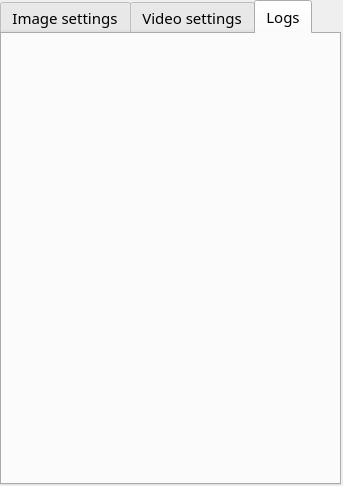
<?xml version="1.0" encoding="UTF-8"?>
<ui version="4.0">
 <class>ConfigForm</class>
 <widget class="QMainWindow" name="ConfigForm">
  <property name="geometry">
   <rect>
    <x>0</x>
    <y>0</y>
    <width>343</width>
    <height>486</height>
   </rect>
  </property>
  <property name="windowTitle">
   <string>Configure</string>
  </property>
  <widget class="QWidget" name="centralwidget">
   <widget class="QTabWidget" name="tabConfig">
    <property name="geometry">
     <rect>
      <x>0</x>
      <y>0</y>
      <width>341</width>
      <height>485</height>
     </rect>
    </property>
    <property name="font">
     <font>
      <family>Umpush</family>
      <pointsize>11</pointsize>
     </font>
    </property>
    <property name="currentIndex">
     <number>2</number>
    </property>
    <widget class="QWidget" name="imageTab">
     <property name="font">
      <font>
       <family>Umpush</family>
       <pointsize>11</pointsize>
       <italic>false</italic>
      </font>
     </property>
     <attribute name="title">
      <string>Image settings</string>
     </attribute>
     <widget class="QSlider" name="horSlider_image_staturation">
      <property name="geometry">
       <rect>
        <x>80</x>
        <y>76</y>
        <width>255</width>
        <height>13</height>
       </rect>
      </property>
      <property name="maximum">
       <number>255</number>
      </property>
      <property name="orientation">
       <enum>Qt::Horizontal</enum>
      </property>
     </widget>
     <widget class="QLabel" name="lbl_image_saturation">
      <property name="geometry">
       <rect>
        <x>5</x>
        <y>72</y>
        <width>75</width>
        <height>21</height>
       </rect>
      </property>
      <property name="font">
       <font>
        <family>Umpush</family>
        <pointsize>11</pointsize>
        <italic>false</italic>
       </font>
      </property>
      <property name="text">
       <string>Saturation</string>
      </property>
     </widget>
     <widget class="QSlider" name="horSlider_constrast">
      <property name="geometry">
       <rect>
        <x>80</x>
        <y>45</y>
        <width>255</width>
        <height>13</height>
       </rect>
      </property>
      <property name="maximum">
       <number>255</number>
      </property>
      <property name="orientation">
       <enum>Qt::Horizontal</enum>
      </property>
     </widget>
     <widget class="QLabel" name="lbl_image_contrast">
      <property name="geometry">
       <rect>
        <x>5</x>
        <y>41</y>
        <width>75</width>
        <height>21</height>
       </rect>
      </property>
      <property name="font">
       <font>
        <family>Umpush</family>
        <pointsize>11</pointsize>
        <italic>false</italic>
       </font>
      </property>
      <property name="text">
       <string>Contrast</string>
      </property>
     </widget>
     <widget class="QSlider" name="horSlider_image_birghtness">
      <property name="geometry">
       <rect>
        <x>80</x>
        <y>14</y>
        <width>255</width>
        <height>13</height>
       </rect>
      </property>
      <property name="maximum">
       <number>255</number>
      </property>
      <property name="orientation">
       <enum>Qt::Horizontal</enum>
      </property>
     </widget>
     <widget class="QDialogButtonBox" name="btn_image_iACO">
      <property name="geometry">
       <rect>
        <x>3</x>
        <y>410</y>
        <width>331</width>
        <height>28</height>
       </rect>
      </property>
      <property name="orientation">
       <enum>Qt::Horizontal</enum>
      </property>
      <property name="standardButtons">
       <set>QDialogButtonBox::Apply|QDialogButtonBox::Cancel|QDialogButtonBox::Ok</set>
      </property>
     </widget>
     <widget class="QLabel" name="lbl_image_brightness">
      <property name="geometry">
       <rect>
        <x>5</x>
        <y>10</y>
        <width>75</width>
        <height>21</height>
       </rect>
      </property>
      <property name="font">
       <font>
        <family>Umpush</family>
        <pointsize>11</pointsize>
        <weight>50</weight>
        <italic>false</italic>
        <bold>false</bold>
       </font>
      </property>
      <property name="text">
       <string>Brightness</string>
      </property>
     </widget>
     <widget class="QSlider" name="horSlider_image_exposure">
      <property name="geometry">
       <rect>
        <x>80</x>
        <y>169</y>
        <width>255</width>
        <height>13</height>
       </rect>
      </property>
      <property name="maximum">
       <number>255</number>
      </property>
      <property name="orientation">
       <enum>Qt::Horizontal</enum>
      </property>
     </widget>
     <widget class="QSlider" name="horSlide_image_gamma">
      <property name="geometry">
       <rect>
        <x>80</x>
        <y>107</y>
        <width>255</width>
        <height>13</height>
       </rect>
      </property>
      <property name="maximum">
       <number>255</number>
      </property>
      <property name="orientation">
       <enum>Qt::Horizontal</enum>
      </property>
     </widget>
     <widget class="QSlider" name="horSlider_image_hue">
      <property name="geometry">
       <rect>
        <x>80</x>
        <y>138</y>
        <width>255</width>
        <height>13</height>
       </rect>
      </property>
      <property name="maximum">
       <number>255</number>
      </property>
      <property name="orientation">
       <enum>Qt::Horizontal</enum>
      </property>
     </widget>
     <widget class="QLabel" name="lbl_image_gain">
      <property name="geometry">
       <rect>
        <x>5</x>
        <y>134</y>
        <width>75</width>
        <height>21</height>
       </rect>
      </property>
      <property name="font">
       <font>
        <family>Umpush</family>
        <pointsize>11</pointsize>
        <italic>false</italic>
       </font>
      </property>
      <property name="text">
       <string>Gain</string>
      </property>
     </widget>
     <widget class="QLabel" name="lbl_image_exposure">
      <property name="geometry">
       <rect>
        <x>5</x>
        <y>165</y>
        <width>75</width>
        <height>21</height>
       </rect>
      </property>
      <property name="font">
       <font>
        <family>Umpush</family>
        <pointsize>11</pointsize>
        <italic>false</italic>
       </font>
      </property>
      <property name="text">
       <string>Exposure</string>
      </property>
     </widget>
     <widget class="QLabel" name="lbl_image_hue">
      <property name="geometry">
       <rect>
        <x>5</x>
        <y>103</y>
        <width>75</width>
        <height>21</height>
       </rect>
      </property>
      <property name="font">
       <font>
        <family>Umpush</family>
        <pointsize>11</pointsize>
        <weight>50</weight>
        <italic>false</italic>
        <bold>false</bold>
       </font>
      </property>
      <property name="text">
       <string>Hue</string>
      </property>
     </widget>
     <widget class="QCheckBox" name="ckb_image_mirror">
      <property name="geometry">
       <rect>
        <x>80</x>
        <y>382</y>
        <width>77</width>
        <height>20</height>
       </rect>
      </property>
      <property name="font">
       <font>
        <family>Umpush</family>
        <pointsize>11</pointsize>
        <italic>false</italic>
       </font>
      </property>
      <property name="text">
       <string>Mirror</string>
      </property>
     </widget>
     <widget class="QCheckBox" name="ckb_image_rotateup">
      <property name="geometry">
       <rect>
        <x>220</x>
        <y>382</y>
        <width>113</width>
        <height>20</height>
       </rect>
      </property>
      <property name="font">
       <font>
        <family>Umpush</family>
        <pointsize>11</pointsize>
        <italic>false</italic>
       </font>
      </property>
      <property name="text">
       <string>Rotate up</string>
      </property>
     </widget>
     <widget class="QLabel" name="lbl_image_zoom">
      <property name="geometry">
       <rect>
        <x>5</x>
        <y>289</y>
        <width>75</width>
        <height>21</height>
       </rect>
      </property>
      <property name="font">
       <font>
        <family>Umpush</family>
        <pointsize>11</pointsize>
        <italic>false</italic>
       </font>
      </property>
      <property name="text">
       <string>Zoom</string>
      </property>
     </widget>
     <widget class="QSlider" name="horSlider_image_zoom">
      <property name="geometry">
       <rect>
        <x>80</x>
        <y>293</y>
        <width>255</width>
        <height>13</height>
       </rect>
      </property>
      <property name="maximum">
       <number>255</number>
      </property>
      <property name="orientation">
       <enum>Qt::Horizontal</enum>
      </property>
     </widget>
     <widget class="QLabel" name="lbl_image_tilt">
      <property name="geometry">
       <rect>
        <x>5</x>
        <y>351</y>
        <width>75</width>
        <height>21</height>
       </rect>
      </property>
      <property name="font">
       <font>
        <family>Umpush</family>
        <pointsize>11</pointsize>
        <italic>false</italic>
       </font>
      </property>
      <property name="text">
       <string>Tilt</string>
      </property>
     </widget>
     <widget class="QLabel" name="lbl_image_pan">
      <property name="geometry">
       <rect>
        <x>5</x>
        <y>320</y>
        <width>75</width>
        <height>21</height>
       </rect>
      </property>
      <property name="font">
       <font>
        <family>Umpush</family>
        <pointsize>11</pointsize>
        <italic>false</italic>
       </font>
      </property>
      <property name="text">
       <string>Pan</string>
      </property>
     </widget>
     <widget class="QSlider" name="horSlider_image_pan">
      <property name="geometry">
       <rect>
        <x>80</x>
        <y>324</y>
        <width>255</width>
        <height>13</height>
       </rect>
      </property>
      <property name="maximum">
       <number>255</number>
      </property>
      <property name="orientation">
       <enum>Qt::Horizontal</enum>
      </property>
     </widget>
     <widget class="QSlider" name="horSlider_image_tilt">
      <property name="geometry">
       <rect>
        <x>80</x>
        <y>355</y>
        <width>255</width>
        <height>13</height>
       </rect>
      </property>
      <property name="maximum">
       <number>255</number>
      </property>
      <property name="orientation">
       <enum>Qt::Horizontal</enum>
      </property>
     </widget>
     <widget class="QLabel" name="lbl_image_sharpness">
      <property name="geometry">
       <rect>
        <x>5</x>
        <y>196</y>
        <width>75</width>
        <height>21</height>
       </rect>
      </property>
      <property name="font">
       <font>
        <family>Umpush</family>
        <pointsize>11</pointsize>
        <italic>false</italic>
       </font>
      </property>
      <property name="text">
       <string>Sharpness</string>
      </property>
     </widget>
     <widget class="QLabel" name="lbl_image_gamma">
      <property name="geometry">
       <rect>
        <x>5</x>
        <y>227</y>
        <width>75</width>
        <height>21</height>
       </rect>
      </property>
      <property name="font">
       <font>
        <family>Umpush</family>
        <pointsize>11</pointsize>
        <italic>false</italic>
       </font>
      </property>
      <property name="text">
       <string>Gamma</string>
      </property>
     </widget>
     <widget class="QSlider" name="horSlider_image_sharpness">
      <property name="geometry">
       <rect>
        <x>80</x>
        <y>200</y>
        <width>255</width>
        <height>13</height>
       </rect>
      </property>
      <property name="maximum">
       <number>255</number>
      </property>
      <property name="orientation">
       <enum>Qt::Horizontal</enum>
      </property>
     </widget>
     <widget class="QSlider" name="horSlider_image_gamma">
      <property name="geometry">
       <rect>
        <x>80</x>
        <y>231</y>
        <width>255</width>
        <height>13</height>
       </rect>
      </property>
      <property name="maximum">
       <number>255</number>
      </property>
      <property name="orientation">
       <enum>Qt::Horizontal</enum>
      </property>
     </widget>
     <widget class="QLabel" name="lbl_image_temperature">
      <property name="geometry">
       <rect>
        <x>5</x>
        <y>258</y>
        <width>75</width>
        <height>21</height>
       </rect>
      </property>
      <property name="font">
       <font>
        <family>Umpush</family>
        <pointsize>11</pointsize>
        <italic>false</italic>
       </font>
      </property>
      <property name="text">
       <string>Temperature</string>
      </property>
     </widget>
     <widget class="QSlider" name="horSlider_image_temperature">
      <property name="geometry">
       <rect>
        <x>80</x>
        <y>262</y>
        <width>255</width>
        <height>13</height>
       </rect>
      </property>
      <property name="maximum">
       <number>255</number>
      </property>
      <property name="orientation">
       <enum>Qt::Horizontal</enum>
      </property>
     </widget>
    </widget>
    <widget class="QWidget" name="videoTab">
     <attribute name="title">
      <string>Video settings</string>
     </attribute>
     <widget class="QCheckBox" name="ckb_video_mirror">
      <property name="geometry">
       <rect>
        <x>5</x>
        <y>10</y>
        <width>77</width>
        <height>20</height>
       </rect>
      </property>
      <property name="font">
       <font>
        <family>Umpush</family>
        <pointsize>11</pointsize>
        <italic>false</italic>
       </font>
      </property>
      <property name="text">
       <string>Mirror</string>
      </property>
     </widget>
     <widget class="QCheckBox" name="ckb_video_rotateup">
      <property name="geometry">
       <rect>
        <x>200</x>
        <y>10</y>
        <width>113</width>
        <height>20</height>
       </rect>
      </property>
      <property name="font">
       <font>
        <family>Umpush</family>
        <pointsize>11</pointsize>
        <italic>false</italic>
       </font>
      </property>
      <property name="text">
       <string>Rotate up</string>
      </property>
     </widget>
     <widget class="QCheckBox" name="ckb_video_invert">
      <property name="geometry">
       <rect>
        <x>5</x>
        <y>40</y>
        <width>113</width>
        <height>20</height>
       </rect>
      </property>
      <property name="font">
       <font>
        <family>Umpush</family>
        <pointsize>11</pointsize>
        <italic>false</italic>
       </font>
      </property>
      <property name="text">
       <string>Invert</string>
      </property>
     </widget>
     <widget class="QCheckBox" name="ckb_video_blur">
      <property name="geometry">
       <rect>
        <x>5</x>
        <y>70</y>
        <width>113</width>
        <height>20</height>
       </rect>
      </property>
      <property name="font">
       <font>
        <family>Umpush</family>
        <pointsize>11</pointsize>
        <italic>false</italic>
       </font>
      </property>
      <property name="text">
       <string>Blur</string>
      </property>
     </widget>
     <widget class="QCheckBox" name="ckb_video_mono">
      <property name="geometry">
       <rect>
        <x>200</x>
        <y>40</y>
        <width>113</width>
        <height>20</height>
       </rect>
      </property>
      <property name="font">
       <font>
        <family>Umpush</family>
        <pointsize>11</pointsize>
        <italic>false</italic>
       </font>
      </property>
      <property name="text">
       <string>Mono</string>
      </property>
     </widget>
     <widget class="QDialogButtonBox" name="btn_video_ACO">
      <property name="geometry">
       <rect>
        <x>3</x>
        <y>350</y>
        <width>331</width>
        <height>28</height>
       </rect>
      </property>
      <property name="font">
       <font>
        <family>Umpush</family>
        <pointsize>11</pointsize>
       </font>
      </property>
      <property name="orientation">
       <enum>Qt::Horizontal</enum>
      </property>
      <property name="standardButtons">
       <set>QDialogButtonBox::Apply|QDialogButtonBox::Cancel|QDialogButtonBox::Ok</set>
      </property>
     </widget>
     <widget class="QComboBox" name="cbb_video_resolution">
      <property name="geometry">
       <rect>
        <x>5</x>
        <y>105</y>
        <width>131</width>
        <height>22</height>
       </rect>
      </property>
      <property name="font">
       <font>
        <family>Umpush</family>
        <pointsize>11</pointsize>
       </font>
      </property>
     </widget>
     <widget class="QComboBox" name="cbb_video_framerate">
      <property name="geometry">
       <rect>
        <x>200</x>
        <y>105</y>
        <width>131</width>
        <height>22</height>
       </rect>
      </property>
      <property name="font">
       <font>
        <family>Umpush</family>
        <pointsize>11</pointsize>
       </font>
      </property>
      <property name="currentText">
       <string/>
      </property>
     </widget>
    </widget>
    <widget class="QWidget" name="logTab">
     <attribute name="title">
      <string>Logs</string>
     </attribute>
    </widget>
   </widget>
  </widget>
 </widget>
 <resources/>
 <connections/>
</ui>
